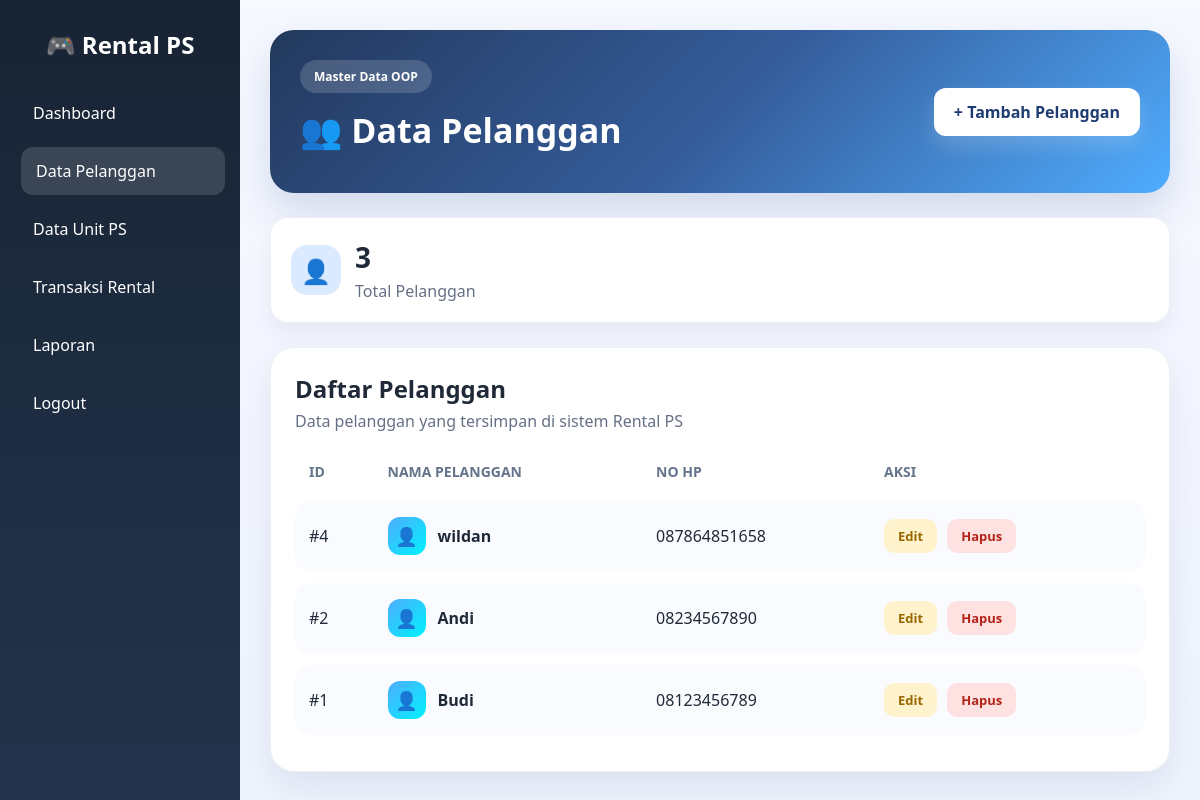
Page /pelanggan.php (signed in) on the committed database.
### tables this page shows
CREATE TABLE `pelanggan` (
  `id_pelanggan` int(11) NOT NULL,
  `nama_pelanggan` varchar(100) DEFAULT NULL,
  `no_hp` varchar(20) DEFAULT NULL
);

### app/autoload.php (called while the page is built, shortened)
<?php
spl_autoload_register(function ($class) {
    $prefix = 'App\\';
    $base_dir = __DIR__ . '/';
    $len = strlen($prefix);
    $relative_class = substr($class, $len);
    $file = $base_dir . str_replace('\\', '/', $relative_class) . '.php';
});

### app/core/Database.php (called while the page is built, shortened)
<?php
class Database
{
    private $host = "localhost";
    private $username = "root";
    private $password = "";
    private $database = "db_rentalps";
    private $port = 3307;
    protected $koneksi;
    public function __construct()
    {
        $this->koneksi = mysqli_connect(
            $this->host,
            $this->username,
            $this->password,
            $this->database,
            $this->port
        );
    }
    public function getConnection()
    {
        return $this->koneksi;
    }
}

### app/Models/BaseModel.php (called while the page is built, shortened)
<?php
abstract class BaseModel extends Entity implements CrudInterface
{
    protected $db;
    protected $table;
    protected $primaryKey;
    public function __construct()
    {
        $database = new Database();
        $this->db = $database->getConnection();
    }
    public function getAll()
    {
        return mysqli_query(
            $this->db,
            "SELECT * FROM {$this->table} ORDER BY {$this->primaryKey} DESC"
        );
    }
    public function countAll()
    {
        $query = mysqli_query($this->db, "SELECT COUNT(*) AS total FROM {$this->table}");
        $data = mysqli_fetch_assoc($query);
        return $data['total'];
    }
}

### pelanggan.php (the view, shortened to what this page needs)
<?php
require_once "app/autoload.php";
$pelangganModel = new PelangganModel();
$data = $pelangganModel->getAll();
$total_pelanggan = $pelangganModel->countAll();
?>
<!DOCTYPE html>
<html>
<head>
    <link rel="stylesheet" href="style.css?v=<?php echo time(); ?>">
</head>
<body>
    <div class="wrapper">
        <div class="sidebar">
            <h2>🎮 Rental PS</h2>
            <ul>
                <li><a href="dashboard.php">Dashboard</a></li>
                <li><a href="pelanggan.php" class="active">Data Pelanggan</a></li>
                <li><a href="unit_ps.php">Data Unit PS</a></li>
                <li><a href="transaksi.php">Transaksi Rental</a></li>
                <li><a href="laporan.php">Laporan</a></li>
                <li><a href="logout.php">Logout</a></li>
            </ul>
        </div>
        <div class="main modern-main">
            <div class="page-hero pelanggan-hero">
                <div>
                    <span class="hero-badge">Master Data OOP</span>
                    <h1>👥 Data Pelanggan</h1>
                </div>
                <a href="tambah_pelanggan.php" class="hero-action-btn">+ Tambah Pelanggan</a>
            </div>
            <div class="stats-mini-grid">
                <div class="mini-stat-card">
                    <div class="mini-stat-icon">👤</div>
                    <div>
                        <h3><?php echo $total_pelanggan; ?></h3>
                        <p>Total Pelanggan</p>
                    </div>
                </div>
            </div>
            <div class="modern-table-card">
                <div class="table-card-header">
                    <div>
                        <h3>Daftar Pelanggan</h3>
                        <p>Data pelanggan yang tersimpan di sistem Rental PS</p>
                    </div>
                </div>
                <div class="table-responsive">
                    <table class="modern-table">
                        <thead>
                            <tr>
                                <th>ID</th>
                                <th>Nama Pelanggan</th>
                                <th>No HP</th>
                                <th>Aksi</th>
                            </tr>
                        </thead>
                        <tbody>
                            <?php if (mysqli_num_rows($data) > 0) { ?>
                                <?php while ($d = mysqli_fetch_array($data)) { ?>
                                    <tr>
                                        <td>#<?php echo $d['id_pelanggan']; ?></td>
                                        <td>
                                            <div class="table-user-wrap">
                                                <span class="table-avatar">👤</span>
                                                <span><?php echo $d['nama_pelanggan']; ?></span>
                                            </div>
                                        </td>
                                        <td><?php echo $d['no_hp']; ?></td>
                                        <td>
                                            <a href="edit_pelanggan.php?id=<?php echo $d['id_pelanggan']; ?>"
                                                class="table-btn edit-soft">Edit</a>
                                            <a href="hapus_pelanggan.php?id=<?php echo $d['id_pelanggan']; ?>"
                                                class="table-btn delete-soft"
                                                onclick="return confirm('Yakin ingin menghapus pelanggan ini?')">Hapus</a>
                                        </td>
                                    </tr>
                                <?php } ?>
                            <?php } else { ?>
                                <tr>
                                    <td colspan="4" class="empty-table">Belum ada data pelanggan.</td>
                                </tr>
                            <?php } ?>
                        </tbody>
                    </table>
                </div>
            </div>
        </div>
    </div>
</body>
</html>

### style.css (style rules this page uses)
* { margin:0; padding:0; box-sizing:border-box; font-family:Segoe UI, sans-serif; }
body { background:#f4f7fb; color:#1f2937; }
a { text-decoration:none; }
.wrapper { display:flex; min-height:100vh; }
.sidebar { width:240px; min-height:100vh; background:linear-gradient(180deg,#182434,#22344c); color:white; padding:28px 18px; position:sticky; top:0; }
.sidebar h2 { text-align:center; margin-bottom:28px; font-size:24px; }
.sidebar ul { list-style:none; }
.sidebar ul li { margin-bottom:10px; }
.sidebar ul li a { color:white; display:block; padding:13px 15px; border-radius:12px; transition:0.25s; font-weight:500; }
.sidebar ul li a:hover, .sidebar ul li a.active { background:rgba(255,255,255,0.14); transform:translateX(3px); }
.main { flex:1; padding:30px; }
.modern-main { background:linear-gradient(180deg,#f7f9ff 0%, #eef3ff 100%); min-height:100vh; }
.hero-badge { display:inline-block; background:rgba(255,255,255,0.16); color:white; padding:8px 14px; border-radius:999px; font-size:12px; font-weight:700; margin-bottom:14px; }
.dashboard-hero, .page-hero, .form-hero { display:flex; justify-content:space-between; align-items:center; gap:20px; padding:30px; border-radius:24px; color:white; margin-bottom:24px; box-shadow:0 18px 40px rgba(38,78,145,0.18); }
.page-hero, .form-hero { background:linear-gradient(135deg,#23395d,#355c9a,#4facfe); }
.dashboard-hero h1, .page-hero h1, .form-hero h1 { font-size:34px; margin-bottom:10px; }
.hero-action-btn { background:white; color:#1e3c72; padding:13px 20px; border-radius:12px; font-weight:700; white-space:nowrap; box-shadow:0 10px 20px rgba(255,255,255,0.18); transition:0.25s; }
.stats-mini-grid { display:grid; grid-template-columns:repeat(auto-fit,minmax(220px,1fr)); gap:18px; margin-bottom:24px; }
.mini-stat-card { display:flex; align-items:center; gap:14px; background:white; padding:20px; border-radius:18px; box-shadow:0 12px 24px rgba(15,23,42,0.06); border:1px solid #edf1f7; }
.mini-stat-icon { width:50px; height:50px; border-radius:16px; background:#dbeafe; display:flex; align-items:center; justify-content:center; font-size:24px; }
.mini-stat-card h3 { font-size:28px; margin-bottom:4px; }
.mini-stat-card p { color:#667085; }
.modern-table-card { background:white; border-radius:24px; padding:24px; box-shadow:0 15px 35px rgba(16,24,40,0.08); border:1px solid #edf1f7; }
.table-card-header { margin-bottom:18px; }
.table-card-header h3 { font-size:24px; margin-bottom:5px; }
.table-card-header p { color:#667085; }
.table-responsive { overflow-x:auto; }
table.modern-table { width:100%; border-collapse:separate; border-spacing:0 12px; }
table.modern-table thead th { background:none !important; color:#64748b !important; padding:0 14px 8px 14px !important; font-size:14px; font-weight:700; text-transform:uppercase; border:none; text-align:left; }
table.modern-table tbody td { padding:16px 14px !important; border:none !important; color:#1f2937; vertical-align:middle; background:#f9fbff; }
table.modern-table tbody tr td:first-child { border-radius:14px 0 0 14px; }
table.modern-table tbody tr td:last-child { border-radius:0 14px 14px 0; }
.table-user-wrap { display:flex; align-items:center; gap:12px; font-weight:600; }
.table-avatar { width:38px; height:38px; border-radius:12px; display:flex; align-items:center; justify-content:center; background:linear-gradient(135deg,#4facfe,#00f2fe); color:white; font-size:18px; }
.table-btn { display:inline-block; padding:8px 14px; border-radius:10px; font-size:13px; font-weight:700; margin-right:6px; transition:0.2s; }
.edit-soft { background:#fff3cd; color:#9a6700; }
.delete-soft { background:#fee2e2; color:#b42318; }

### rows in the picture
pelanggan: id_pelanggan "4", nama_pelanggan "wildan", no_hp "087864851658"
pelanggan: id_pelanggan "2", nama_pelanggan "Andi", no_hp "08234567890"
pelanggan: id_pelanggan "1", nama_pelanggan "Budi", no_hp "08123456789"

### other values in the picture
$total_pelanggan "3"
